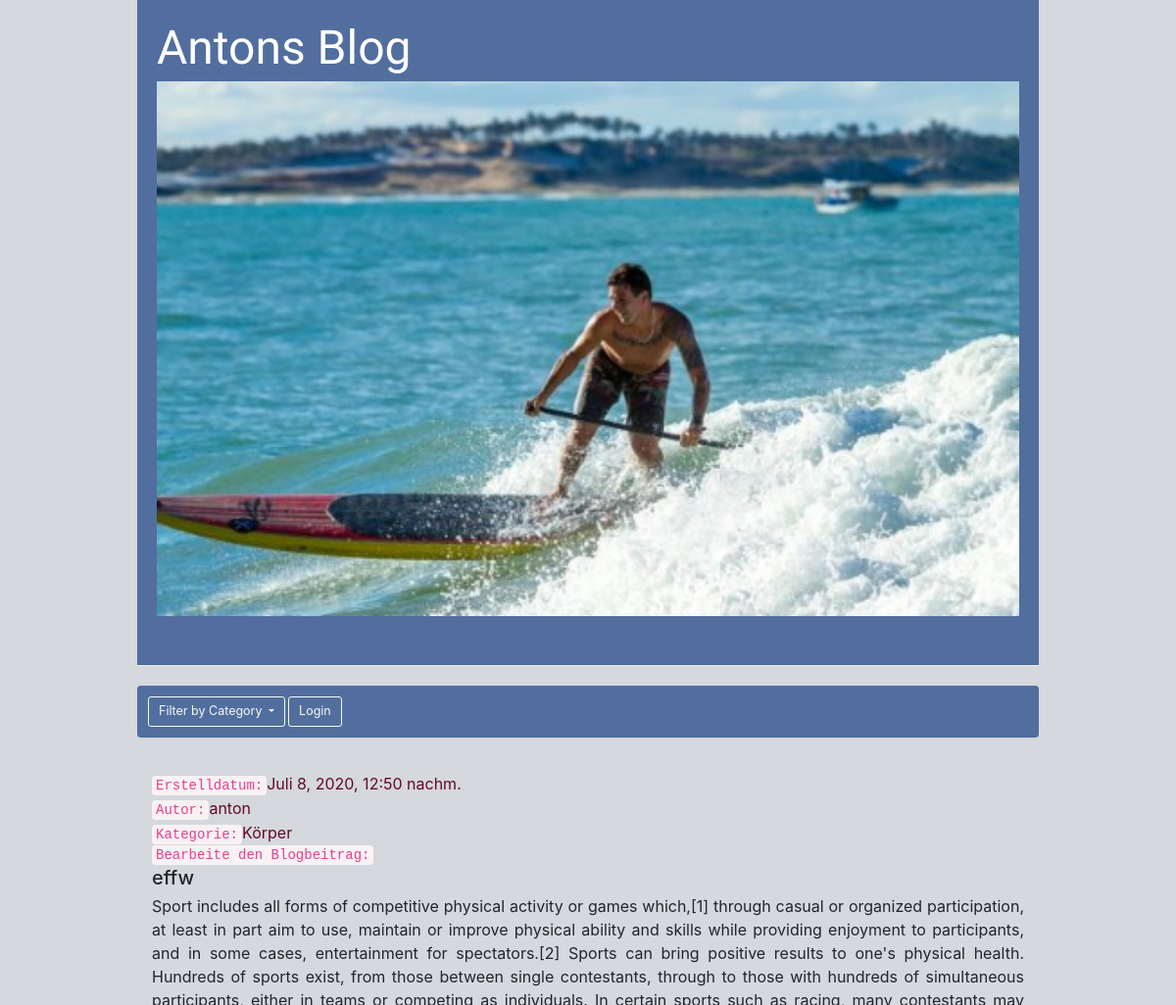
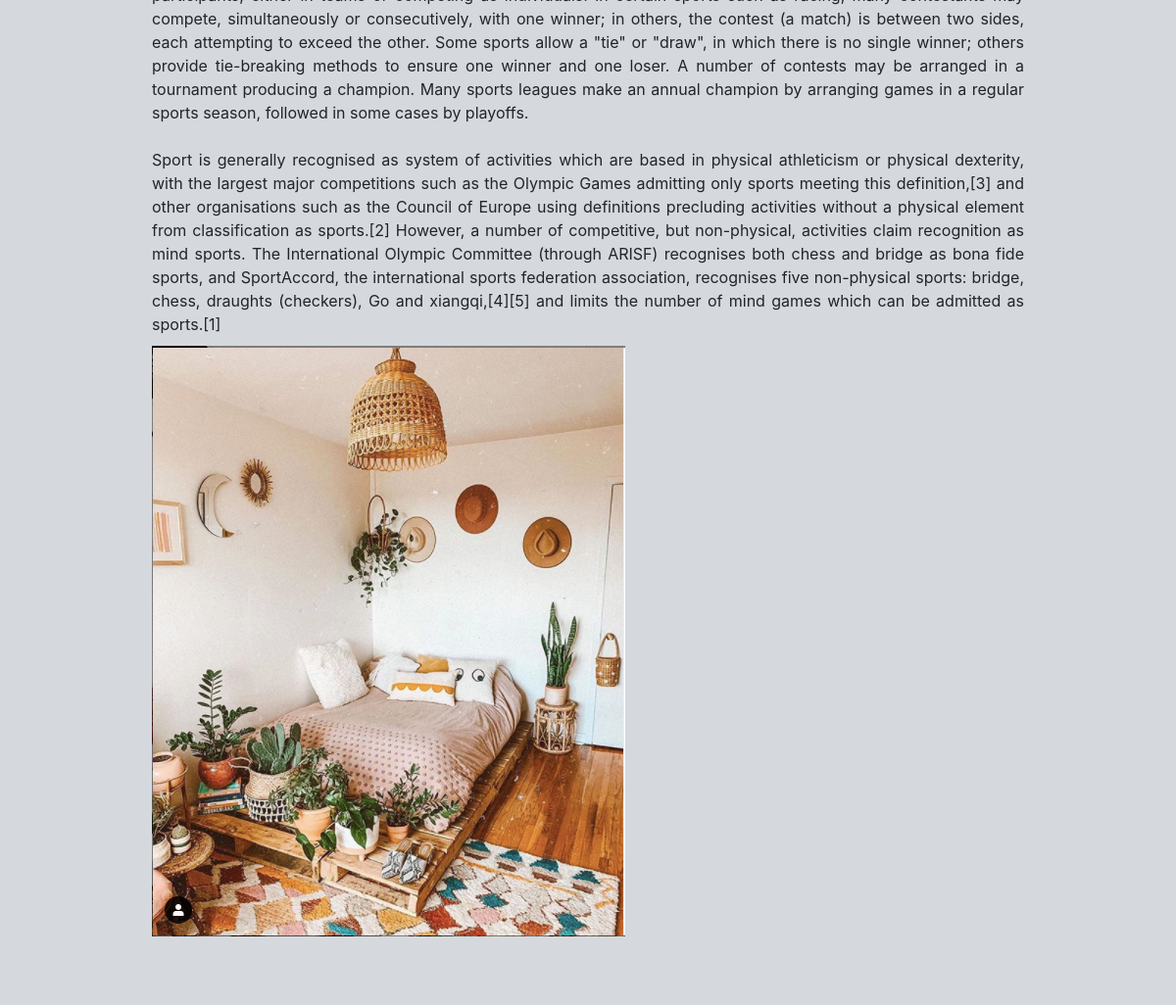
Screenshot of /post/7/ with the database file from the repository (2 pictures, top to bottom).
### blog/models.py (models this page shows, shortened)
class Post(models.Model):
    author = models.ForeignKey(settings.AUTH_USER_MODEL, on_delete=models.CASCADE)
    title = models.CharField(max_length=200)
    text = models.TextField()
    created_date = models.DateTimeField(default=timezone.now)
    published_date = models.DateTimeField(blank=True, null=True)
    image = models.ImageField(null=True, upload_to='images/')
    CATEGORY1 = 'Essen'
    CATEGORY2 = 'Körper'
    CATEGORY3 = 'Lifestyle'
    CATEGORY4 = 'Sport'
    CATEGORY5 = 'Anders'
    CATEGORY_CHOICES = [
        (CATEGORY1, 'Essen'),
        (CATEGORY2, 'Körper'),
        (CATEGORY3, 'Lifestyle'),
        (CATEGORY4, 'Sport'),
        (CATEGORY5, 'Anders')
    ]
    category = models.CharField(
        blank=True,
        max_length=20,
        choices=CATEGORY_CHOICES,
    )

### blog/views.py (the view)
# urls.py: path('post/<int:pk>/', views.post_detail, name='post_detail'),
def post_detail(request, pk):
    post = get_object_or_404(Post, pk=pk)
    return render(request, 'blog/post_detail.html', {'post': post})

### blog/templates/blog/post_detail.html (shortened to what this page needs)
{% extends 'blog/base.html' %}
{% block content %}
    <div class="post">
        {% if post.published_date %}
            <div class="date">
                <code>Erstelldatum:</code>{{ post.published_date }}
            </div>
        {% endif %}
        {% if post.author %}
            <div class="author">
                <code>Autor:</code>{{ post.author }}
            </div>
        {% endif %}
        <div class="category">
            <code>Kategorie:</code>{{ post.category }}
        </div>
        <code>Bearbeite den Blogbeitrag:</code>
        <h2>{{ post.title }}</h2>
        <p>{{ post.text|linebreaksbr }}</p>
        {% if post.image %}
        <img src="{{ post.image.url}}" alt="{{ post.title }}" class="post-image">
        {% endif %}
    </div>
{% endblock %}

### blog/static/css/blog.css (style rules this page uses)
body { background-color: #d5d8dc; padding-left: 125px; padding-right: 125px; }
.date { color: #630923; }
.author { color: #630923; }
.category { color: #630923; }
.post { margin-bottom: 70px; text-align: justify; text-justify: inter-word; font-size: 12pt; margin-left: 30px; margin-right: 30px; }

### blog/templates/blog/base.html (style rules this page uses)
img { display: block;margin-bottom: 30px; }

### rows the page displays
Post: published_date "Juli 8, 2020, 12:50 nachm.", author "anton", category "Körper", title "effw", text "Sport includes all forms of competitive physical activity or games which,[1] through casual or organized participation, at least in part aim to use, maintain or improve physical ability and skills while providing enjoyment to participants, and in some cases, entertainment for spectators.[2] Sports can bring positive results to one's physical health. Hundreds of sports exist, from those between single contestants, through to those with hundreds of simultaneous participants, either in teams or competing as individuals. In certain sports such as racing, many contestants may compete, simultaneously or consecutively, with one winner; in others, the contest (a match) is between two sides, each…", image (picture)
